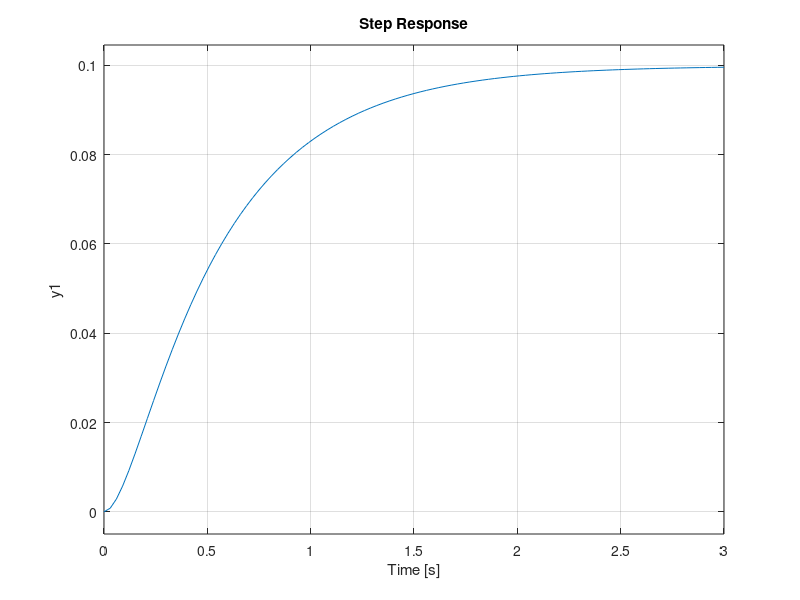
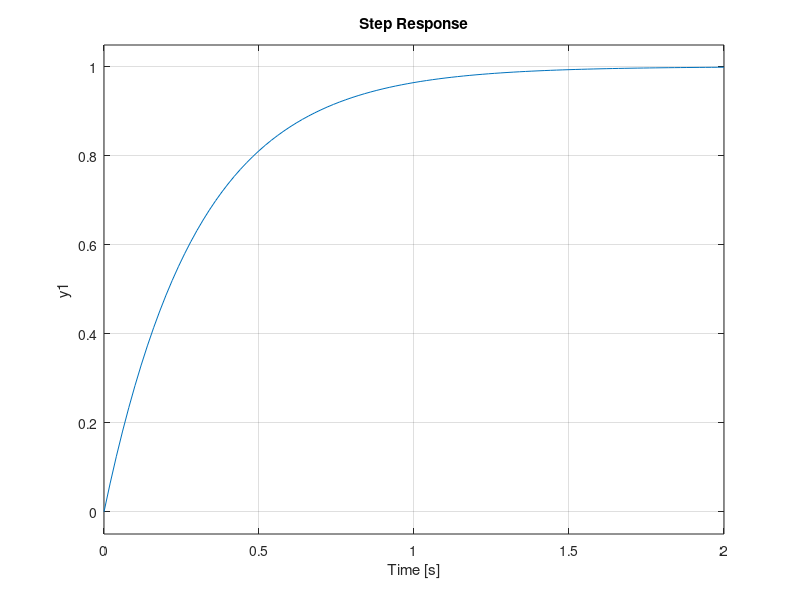

The MATLAB source for these figures, in order:
%% Ft motor DC
J=0.01
B=0.1
Ke=0.01
Kt=0.01
R=1
L=0.5
G=tf([1],[L R])
H=tf([1],[J B])
Far=G*Kt*H
F=feedback(Far,Ke)
pole(F)
step(F)
%% Primer orden
F1=tf([1],[0.3 1])
figure
step(F1)